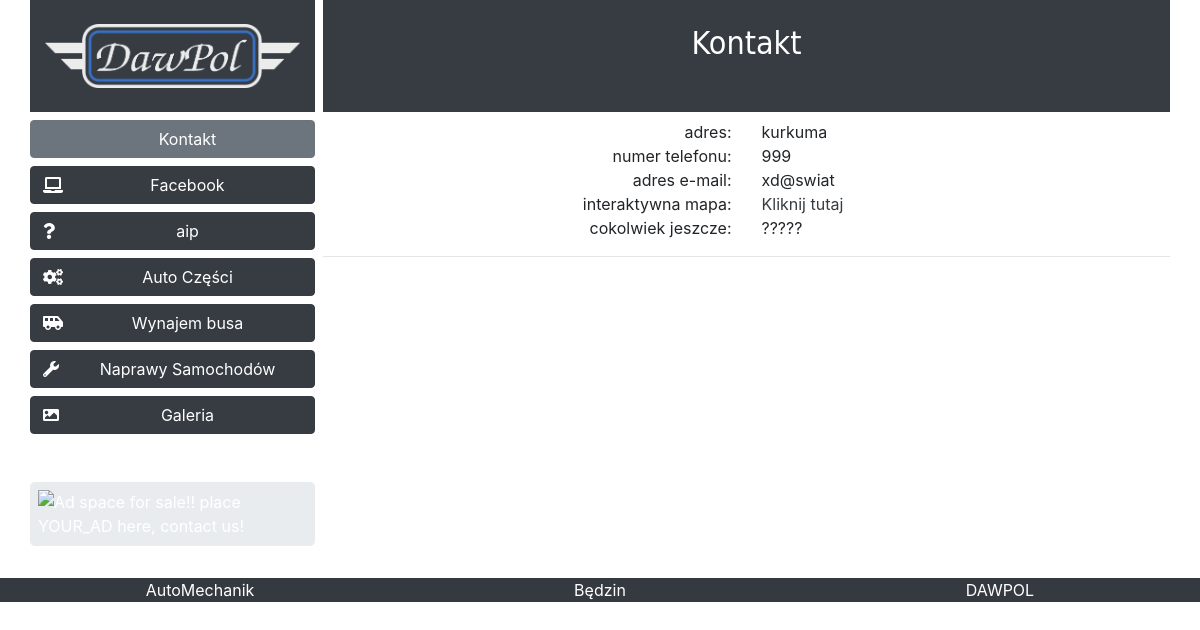
Before: /Contact/ with the older database file.
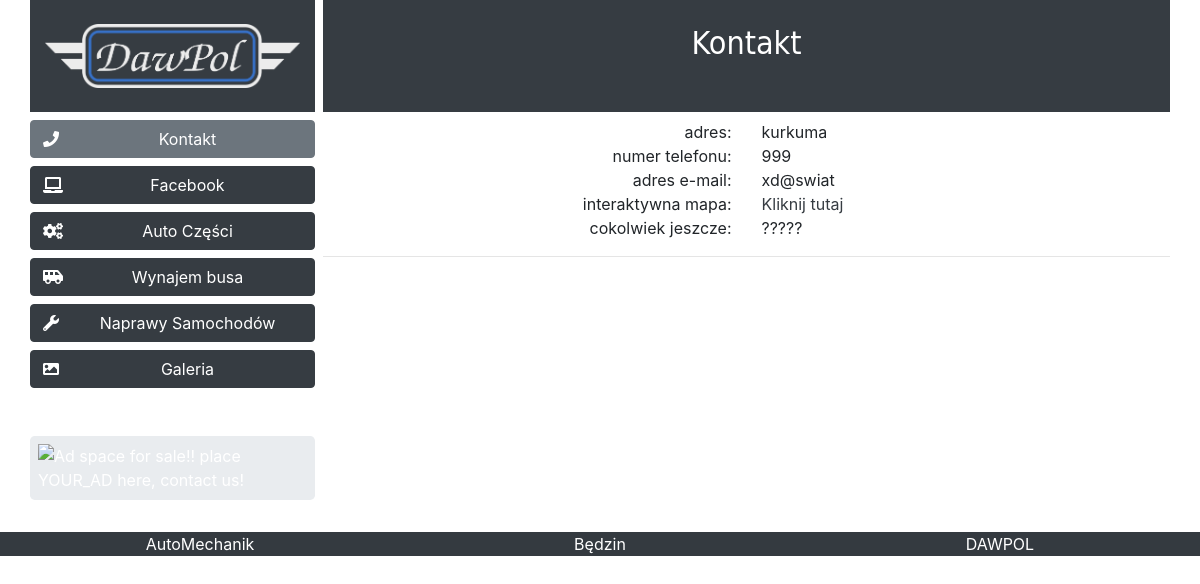
After: the same page with the newer database file.
### main/models.py (models this page shows, shortened)
class Page(models.Model):
    name = models.CharField(max_length=100, default="Unnamed", verbose_name="Nazwa") # this is the name for both a button and a header
    icon = models.CharField(max_length=100, default="question", verbose_name="Ikona", blank=True) #this is the icon for a button on the index page
    url = models.CharField(max_length=100, verbose_name="Adres")
    is_internal = models.BooleanField(verbose_name="Wewnętrzny")
    order = models.IntegerField(default=1)
    def get_url(self):
        if self.is_internal:
            return reverse(self.url)
        else:
            return self.url
    def get_target_app(self):
        if self.is_internal:
            app, view = self.url.split(":")
            return app
        else:
            return None

### contact/views.py (the view)
# urls.py: path('', views.info, name='info'),
def info(request):
    return render(request, 'contact/info.html')

### main/custom_context_processors.py (called while the page is built)
def base_context(request):
    page_list = Page.objects.all().order_by("order")
    active_app = request.resolver_match.app_names
    return {
        'pages': page_list,
        'active_app': active_app[-1],
    }

### contact/templates/contact/info.html
{% extends 'main/base.html' %}
{% block page_header %}
    Kontakt
{% endblock %}
{% block content %}
    <div class="row">
        <div class="col-6" style="text-align: end">
            adres:<br/>
            numer telefonu:<br/>
            adres e-mail:<br/>
            interaktywna mapa:<br/>
            cokolwiek jeszcze:
        </div>
        <div class="col-6">
            kurkuma <br/>
            999 <br/>
            xd@swiat <br/>
            <a href="{% url 'contact:map' %}">Kliknij tutaj</a> <br/>
            ?????
        </div>
    </div>
    <hr />
{% endblock content %}

### main/templates/main/base.html (shortened to what this page needs)
<!DOCTYPE html>
<html lang="pl">
<head>
    {% block head %}
        {% load static %}
        <link rel="stylesheet" href="https://use.fontawesome.com/releases/v5.8.1/css/all.css">
        <link rel="stylesheet" type="text/css" href="{% static 'main/assets/style.css' %}">
    {% endblock head %}
</head>
<body>
    {% block body %}
        <div class="container-fluid">
            <div class="container">
                <div class="row">
                    <a href="/" class="logo">
                        <img src="{% static "main/img/logo.png" %}" alt="{Logo_1}"/>
                    </a>
                    <div class="top-bar">
                        <h2 class="display-5 equal_height">{% block page_header %} STRONA GŁÓWNA {% endblock page_header %}</h2>
                    </div>
                </div>
                <div class="row">
                    <div class="sidebar">
                        {% for page in pages %}
                            <a href="{{ page.get_url }}" class="sidebar-button{% if page.get_target_app == active_app %} btn-secondary {% endif %}" role="button">
                                <div class="row">
                                    <div class="col-1">
                                        <span class="fas fa-{{ page.icon }}"></span>
                                    </div>
                                    <div class="col">
                                        {{ page.name }}
                                    </div>
                                </div>
                            </a>
                        {% endfor %}
                        <div class="side-ad">
                            {% block adspace %}
                                <img src="http://www.ecstudents.net/10fall/kevinpost/archive/photoshop/gif_ads/9000th-winner-animated-2.gif" alt="Ad space for sale!! place YOUR_AD here, contact us!">
                            {% endblock adspace %}
                        </div>
                    </div>
                    <div class="content" id="content">
                        {% block content %}{% endblock content %}
                    </div>
                </div>
            </div>
            <div id="footer" class="row bg-dark">
                {% block footer %}
                    <div class="col-sm-4">
                        AutoMechanik
                    </div>
                    <div class="col-sm-4">
                        Będzin
                    </div>
                    <div class="col-sm-4">
                        DAWPOL
                    </div>
                {% endblock footer %}
            </div>
        </div>
    {% endblock body %}
</body>
</html>

Changed rows visible on the page:
removed Page: name "aip"
changed Page "Kontakt": icon "mail" → "phone" (drawn)
